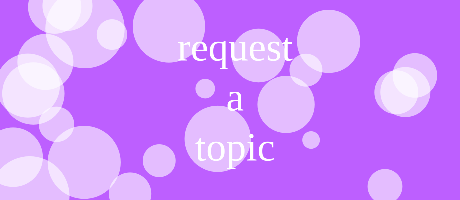
Frame 1 (no input)
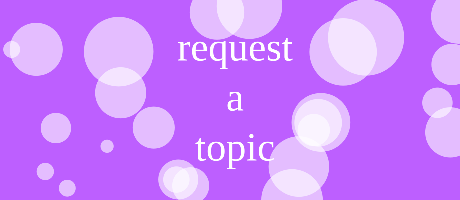
Frame 2 (the mouse pressed at the canvas centre, redrawn once)

The p5.js sketch that drew these frames (run headless with seeded random() and noise() and a simulated clock; the mouse was pressed at the canvas centre and the sketch redrawn once):

// p5.js sketch
// ── sketch.js
function setup() {
  createCanvas(460,200);
  textAlign(CENTER)
  textFont('Space Mono');
  textSize(40)
  pixelDensity(4)
  noLoop()
}

function draw() {
  background('#bd5fff');
  ranCircle()
  fill(255)
  text("request a topic",width/2,30,10, 400)
}

function ranCircle(){
  for(i=0;i<25;i++){
    noStroke()
    fill(255,150)
    circle(random(0,width),random(0,height),random(13,80))
  }
}
